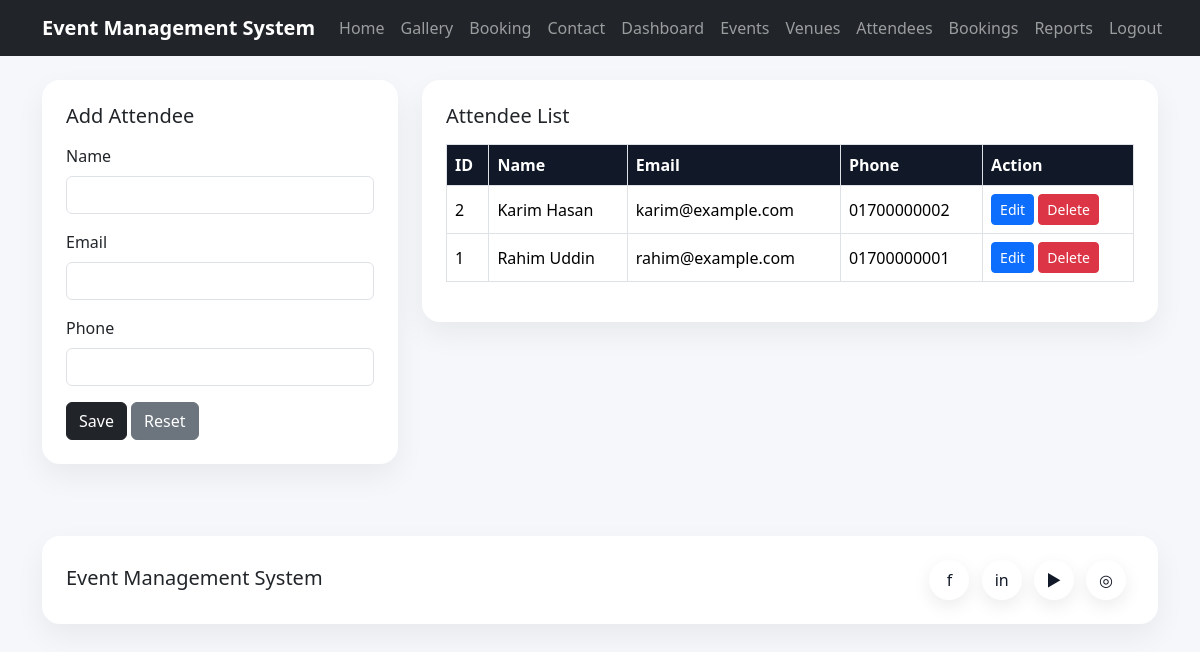
Page /admin/attendees.php (signed in) on the committed database.
### tables this page shows
CREATE TABLE attendees (
    id INT AUTO_INCREMENT PRIMARY KEY,
    name VARCHAR(120) NOT NULL,
    email VARCHAR(120) NOT NULL UNIQUE,
    phone VARCHAR(30) NOT NULL
);

### admin/attendees.php (the view, shortened to what this page needs)
<?php
require_once __DIR__ . '/../config/database.php';
$edit = null;
$rows = $pdo->query("SELECT * FROM attendees ORDER BY id DESC")->fetchAll(PDO::FETCH_ASSOC);
include __DIR__ . '/../includes/header.php';
?>
<div class="row g-4">
    <div class="col-lg-4">
        <div class="card p-4">
            <h2 class="h5 mb-3"><?= $edit ? 'Edit Attendee' : 'Add Attendee' ?></h2>
            <form method="post">
                <div class="mb-3"><label class="form-label">Name</label><input name="name" class="form-control" required value="<?= htmlspecialchars($edit['name'] ?? '') ?>"></div>
                <div class="mb-3"><label class="form-label">Email</label><input type="email" name="email" class="form-control" required value="<?= htmlspecialchars($edit['email'] ?? '') ?>"></div>
                <div class="mb-3"><label class="form-label">Phone</label><input name="phone" class="form-control" required value="<?= htmlspecialchars($edit['phone'] ?? '') ?>"></div>
                <button class="btn btn-dark"><?= $edit ? 'Update' : 'Save' ?></button>
                <a href="attendees.php" class="btn btn-secondary">Reset</a>
            </form>
        </div>
    </div>
    <div class="col-lg-8">
        <div class="card p-4">
            <h2 class="h5 mb-3">Attendee List</h2>
            <div class="table-responsive">
                <table class="table table-bordered align-middle">
                    <thead><tr><th>ID</th><th>Name</th><th>Email</th><th>Phone</th><th>Action</th></tr></thead>
                    <tbody>
                    <?php foreach($rows as $row): ?>
                        <tr>
                            <td><?= $row['id'] ?></td>
                            <td><?= htmlspecialchars($row['name']) ?></td>
                            <td><?= htmlspecialchars($row['email']) ?></td>
                            <td><?= htmlspecialchars($row['phone']) ?></td>
                            <td>
                                <a class="btn btn-sm btn-primary" href="attendees.php?edit=<?= $row['id'] ?>">Edit</a>
                                <a class="btn btn-sm btn-danger" onclick="return confirm('Delete this attendee?')" href="attendees.php?delete=<?= $row['id'] ?>">Delete</a>
                            </td>
                        </tr>
                    <?php endforeach; ?>
                    </tbody>
                </table>
            </div>
        </div>
    </div>
</div>
<?php include __DIR__ . '/../includes/footer.php'; ?>

### assets/css/custom.css (style rules this page uses)
body { background:#f5f7fb }
.card { border:none;border-radius:18px;box-shadow:0 12px 30px rgba(0,0,0,.06) }
.table thead th { background:#111827;color:#fff }

### rows in the picture
attendees: id "2", name "Karim Hasan", email "karim@example.com", phone "01700000002"
attendees: id "1", name "Rahim Uddin", email "rahim@example.com", phone "01700000001"
